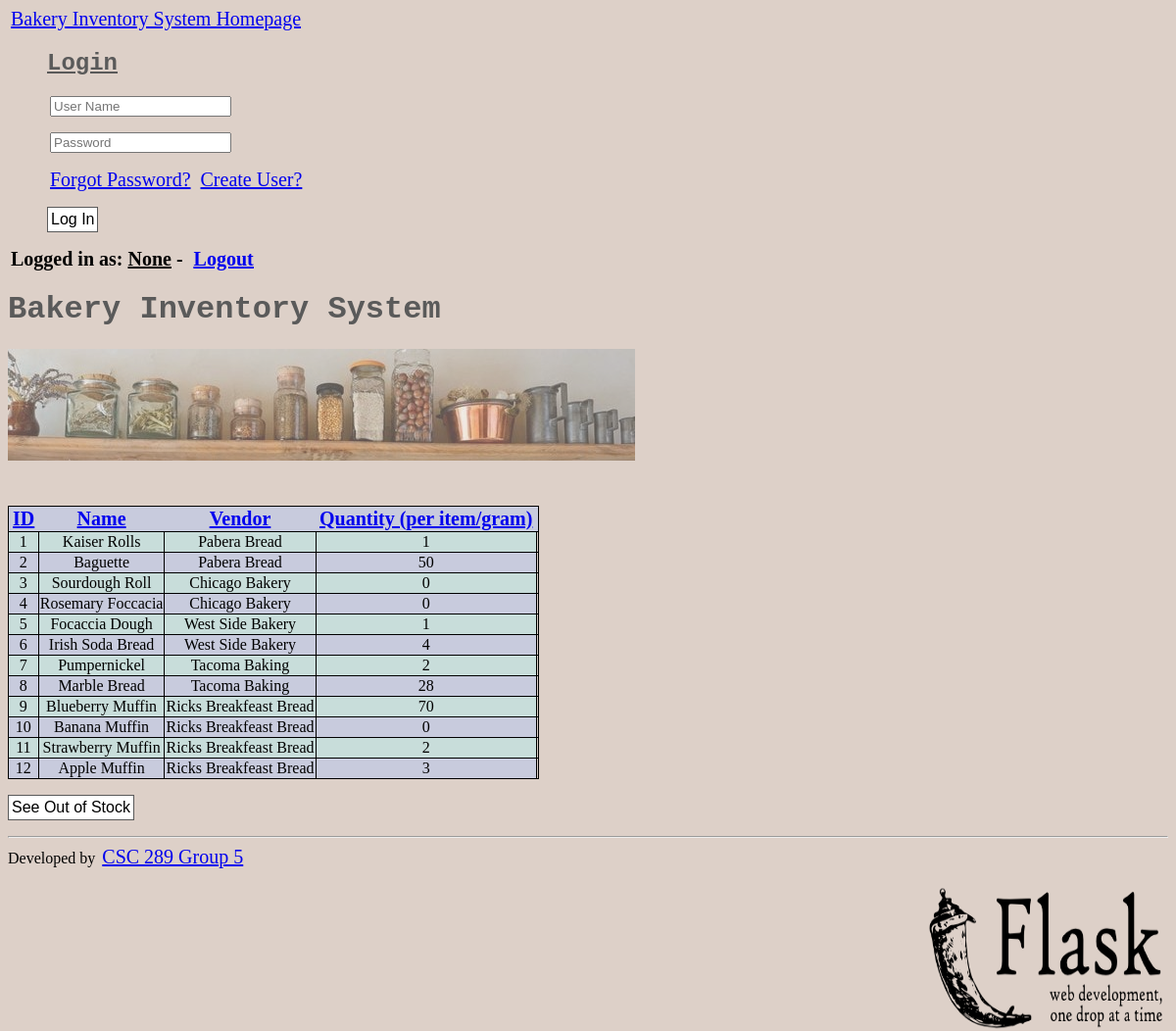
Page /inventory on the committed database.
### tables this page shows
CREATE TABLE product (
    id INTEGER PRIMARY KEY AUTOINCREMENT,
    name VARCHAR2,
    vendor VARCHAR2,
    quantity INTEGER
);

### main.py (the view, shortened to what this page needs)
@app.route("/inventory", methods=["GET", "POST"])
def inventory():
    if 'inventory' not in g:
        g.inventory = list_inventory()
    return render_template("Group5InventoryPage.html")

### database.py (called while the page is built)
def list_inventory():
    conn = sqlite3.connect("database/inventory.db")
    c = conn.cursor()
    c.execute("SELECT * FROM product;")
    result = [n for n in c.fetchall()]
    conn.close()
    return result

### templates/Group5InventoryPage.html (shortened to what this page needs)
{% extends "layout.html" %}
{% block page_title %}Bakery Inventory System{% endblock %}
{% block body %}
    <link rel="stylesheet" type="text/css" href="Group5CSS.css">
<table style="margin:0">
    <tr style="float:inherit;">
        <th><a href="/inventory_sort0">ID</a></th>
        <th><a href="/inventory_sort1">Name</a></th>
        <th><a href="/inventory_sort2">Vendor</a></th>
        <th><a href="/inventory_sort3">Quantity (per item/gram)</a></th>
        <th></th>
    </tr>
    {% for row in g.inventory: %}
    <tr>
        {% for item in row %}
            <td>{{ item }}</td>
        {% endfor %}
    </tr>
    {% endfor %}
</table>
<button id="showOver" style="opacity:100%;background-color:white;" onclick="open_overlay()">See Out of Stock</button>
{% endblock %}

### templates/layout.html (shortened to what this page needs)
<!DOCTYPE html>
<html lang="eng">
	<link rel="stylesheet" href="{{ url_for('static', filename='css/Group5CSS.css') }}">
	<nav class="navbar navbar-inverse">
		<div class="container-fluid">
			<div class="navbar-header">
				<a class="navbar-brand" href="/">Bakery Inventory System Homepage</a>
			</div>
			<div class="collapse navbar-collapse" id="myNavbar">
				<ul class="nav navbar-nav navbar-right">
					{% if session.get("current_user", None) == None %}
					<form action="/login" method="post" class="navbar-form navbar-right">
						<h1 style="text-decoration: underline;">Login</h1>
						<div class="form-group">
                            <label for="user"></label><input type="text" name="id" id = "user" placeholder="User Name" class="form-control" required>
						</div>
						<div class="form-group">
							<label for="pass"></label><input type="password" name="pw" id = "pass" placeholder="Password" class="form-control">
						</div>
						<a href="{{ url_for('password_reset') }}">Forgot Password?</a>
						<a href="{{ url_for('add_user') }}">Create User?</a>
						<button type="submit" class="btn btn-success">Log In</button>
					</form>
					{% endif %}
				</ul>
			</div>
			<a><b>Logged in as: <u>{{ session.get("current_user") }}</u> - </b></a>
   			<a href="{{ url_for('logout') }}"><b><u>Logout</u></b></a>
		</div>
    </nav>
    <div class="under-h1-container">
        <h1>{% block page_title %}{% endblock %}</h1>
		<img alt="Shelf underneath the heading" src="{{ url_for('static', filename='css/shelfing.jpg') }}" style="position: relative;opacity:60%"></img>
        <p>{% block body %}{% endblock %}</p>
    </div>
    <div class='container'>
        <hr>
            Developed by <a title="Github Link" href='https://github.com/Hunterbeachum/bakery-inventory'>CSC 289 Group 5 </a>
            <a href="https://flask.palletsprojects.com/en/2.2.x/">
                <img src="{{ url_for('static', filename='css/flask-powered.png') }}" alt="Flask Powered" width="250"
                                height="150" style="border:0;display:inline-flex;float:right;" title="Flask powered">
			</a>
    </div>
</html>

### static/css/Group5CSS.css (style rules this page uses)
h1 { color: #5A5A5A; font-weight: bolder; font-family: courier, serif; }
input { margin-left: 3px; justify-content: space-evenly; }
button { font-size: 16px; border: 1px solid #5A5A5A; background-color: #FFFFFF; padding: 3px; }
a { font-size: 20px; padding: 3px; }
table { border-collapse: collapse; border-right: 1px solid black; border-left: 1px solid black; }
table td { border-right: 1px solid black; border-left: 1px solid black; }
table tr { border-top: 1px solid black; text-align: center; }
tr:last-child { border-bottom: 1px solid black; }
tr:nth-child(even) { background-color: #C8DDDA; }
tr:nth-child(odd) { background-color: #C8CBDD; }

### rows in the picture
product: row "1" "1", name "Kaiser Rolls", vendor "Pabera Bread"
product: row "2" "50", name "Baguette", vendor "Pabera Bread"
product: row "3" "0", name "Sourdough Roll", vendor "Chicago Bakery"
product: row "4" "0", name "Rosemary Foccacia", vendor "Chicago Bakery"
product: row "5" "1", name "Focaccia Dough", vendor "West Side Bakery"
product: row "6" "4", name "Irish Soda Bread", vendor "West Side Bakery"
product: row "7" "2", name "Pumpernickel", vendor "Tacoma Baking"
product: row "8" "28", name "Marble Bread", vendor "Tacoma Baking"
product: row "9" "70", name "Blueberry Muffin", vendor "Ricks Breakfeast Bread"
product: row "10" "0", name "Banana Muffin", vendor "Ricks Breakfeast Bread"
product: row "11" "2", name "Strawberry Muffin", vendor "Ricks Breakfeast Bread"
product: row "12" "3", name "Apple Muffin", vendor "Ricks Breakfeast Bread"

### other values in the picture
{{ session.get("current_user") }} "None"
